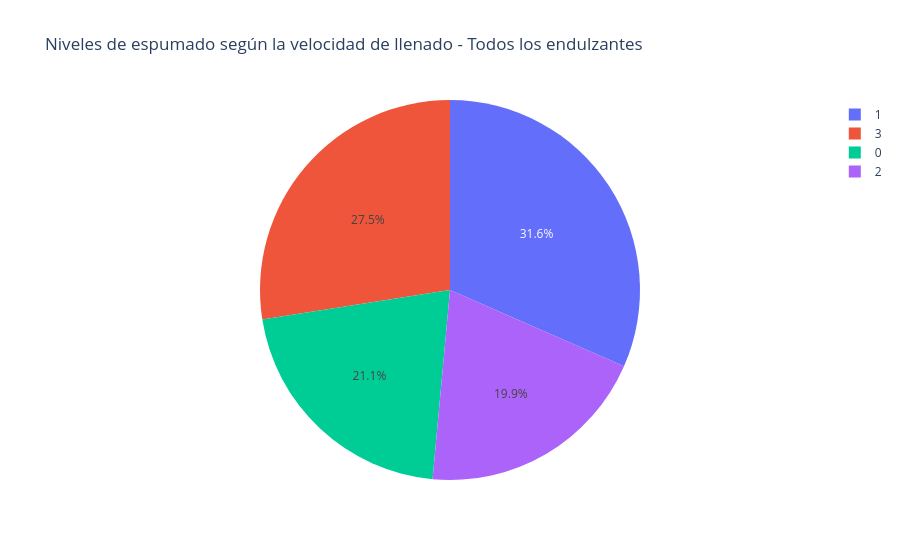
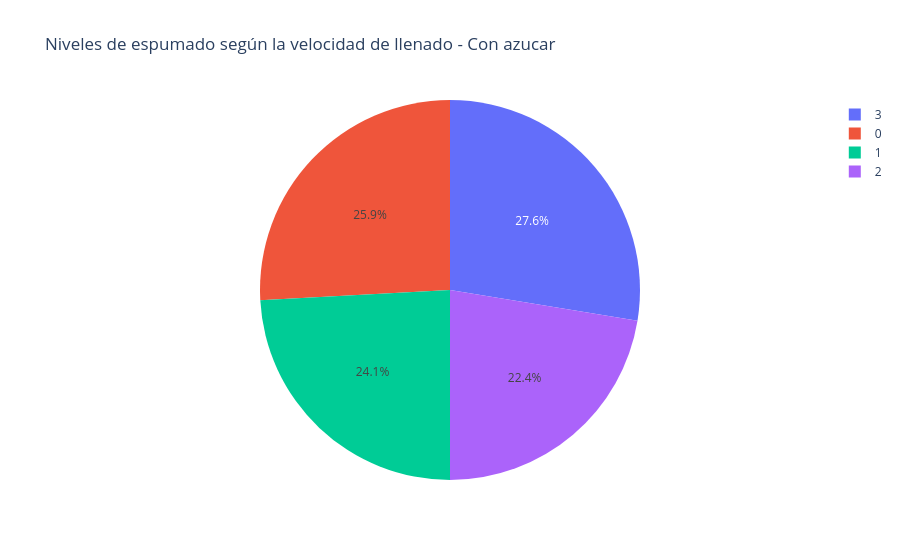
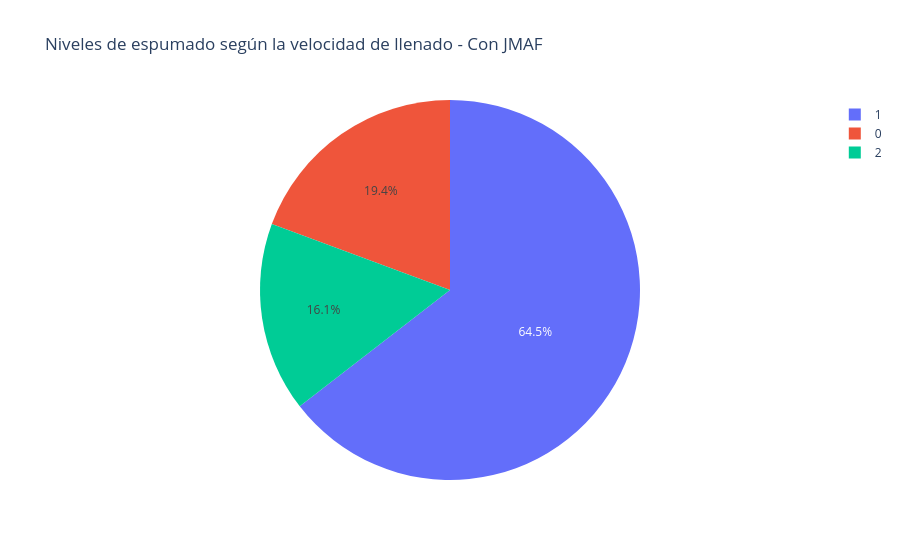
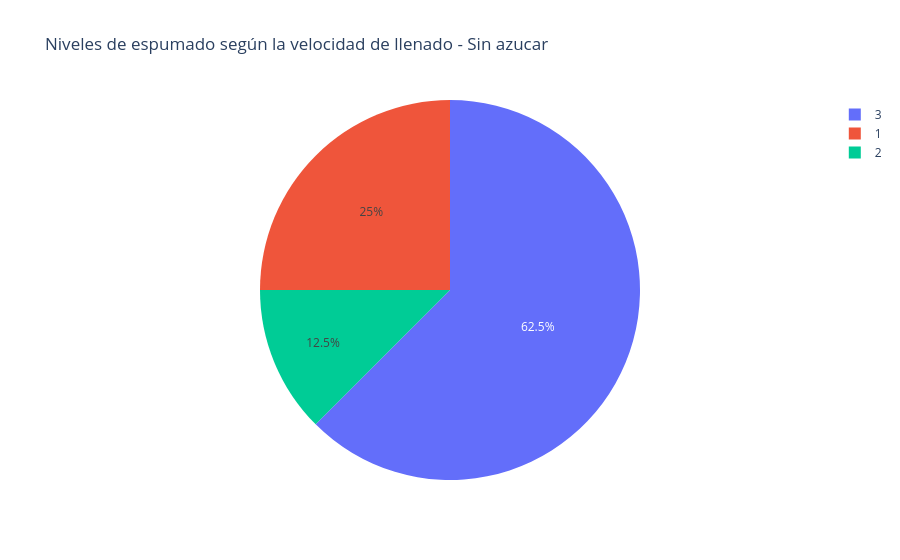

These figures' notebook cell, in order:
### Code cell
data = [df_copia, df_ConAzucar, df_jmaf, df_SinAzucar]

titles = [
    "Todos los endulzantes",
    "Con azucar",
    "Con JMAF",
    "Sin azucar"
]

file_names = [
    "02_01_todos_los_endulzantes",
    "02_02_con_azucar",
    "02_03_con_JMAF",
    "02_04_sin_azucar"
]

for df_actual, titulo, nombre_archivo in zip(data, titles, file_names):

    # Contar las ocurrencias de cada nivel de espumado
    counts = (
        df_actual["Nivel de espumado"]
        .value_counts()
        .reset_index()
    )

    counts.columns = ["Nivel de espumado", "count"]

    # Crear gráfico de torta
    fig = px.pie(
        counts,
        names="Nivel de espumado",
        values="count",
        title=f"Niveles de espumado según la velocidad de llenado - {titulo}"
    )

    # Mostrar gráfico
    fig.show()

    # Guardar HTML + PNG
    save_plotly_figure(
        fig,
        nombre_archivo
    )

### Figure 1 — Plotly figure (JSON) as saved in the notebook; plotly's stock layout.template omitted (floating-point values rounded to 4 significant figures)
{"data": [{"domain": {"x": [0, 1], "y": [0, 1]}, "hovertemplate": "Nivel de espumado=%{label}<br>count=%{value}<extra></extra>", "labels": [1, 3, 0, 2], "legendgroup": "", "name": "", "showlegend": true, "type": "pie", "values": [54, 47, 36, 34]}], "layout": {"legend": {"tracegroupgap": 0}, "title": {"text": "Niveles de espumado según la velocidad de llenado - Todos los endulzantes"}}}

### Figure 2 — Plotly figure (JSON) as saved in the notebook; plotly's stock layout.template omitted (floating-point values rounded to 4 significant figures)
{"data": [{"domain": {"x": [0, 1], "y": [0, 1]}, "hovertemplate": "Nivel de espumado=%{label}<br>count=%{value}<extra></extra>", "labels": [3, 0, 1, 2], "legendgroup": "", "name": "", "showlegend": true, "type": "pie", "values": [32, 30, 28, 26]}], "layout": {"legend": {"tracegroupgap": 0}, "title": {"text": "Niveles de espumado según la velocidad de llenado - Con azucar"}}}

### Figure 3 — Plotly figure (JSON) as saved in the notebook; plotly's stock layout.template omitted (floating-point values rounded to 4 significant figures)
{"data": [{"domain": {"x": [0, 1], "y": [0, 1]}, "hovertemplate": "Nivel de espumado=%{label}<br>count=%{value}<extra></extra>", "labels": [1, 0, 2], "legendgroup": "", "name": "", "showlegend": true, "type": "pie", "values": [20, 6, 5]}], "layout": {"legend": {"tracegroupgap": 0}, "title": {"text": "Niveles de espumado según la velocidad de llenado - Con JMAF"}}}

### Figure 4 — Plotly figure (JSON) as saved in the notebook; plotly's stock layout.template omitted (floating-point values rounded to 4 significant figures)
{"data": [{"domain": {"x": [0, 1], "y": [0, 1]}, "hovertemplate": "Nivel de espumado=%{label}<br>count=%{value}<extra></extra>", "labels": [3, 1, 2], "legendgroup": "", "name": "", "showlegend": true, "type": "pie", "values": [15, 6, 3]}], "layout": {"legend": {"tracegroupgap": 0}, "title": {"text": "Niveles de espumado según la velocidad de llenado - Sin azucar"}}}
